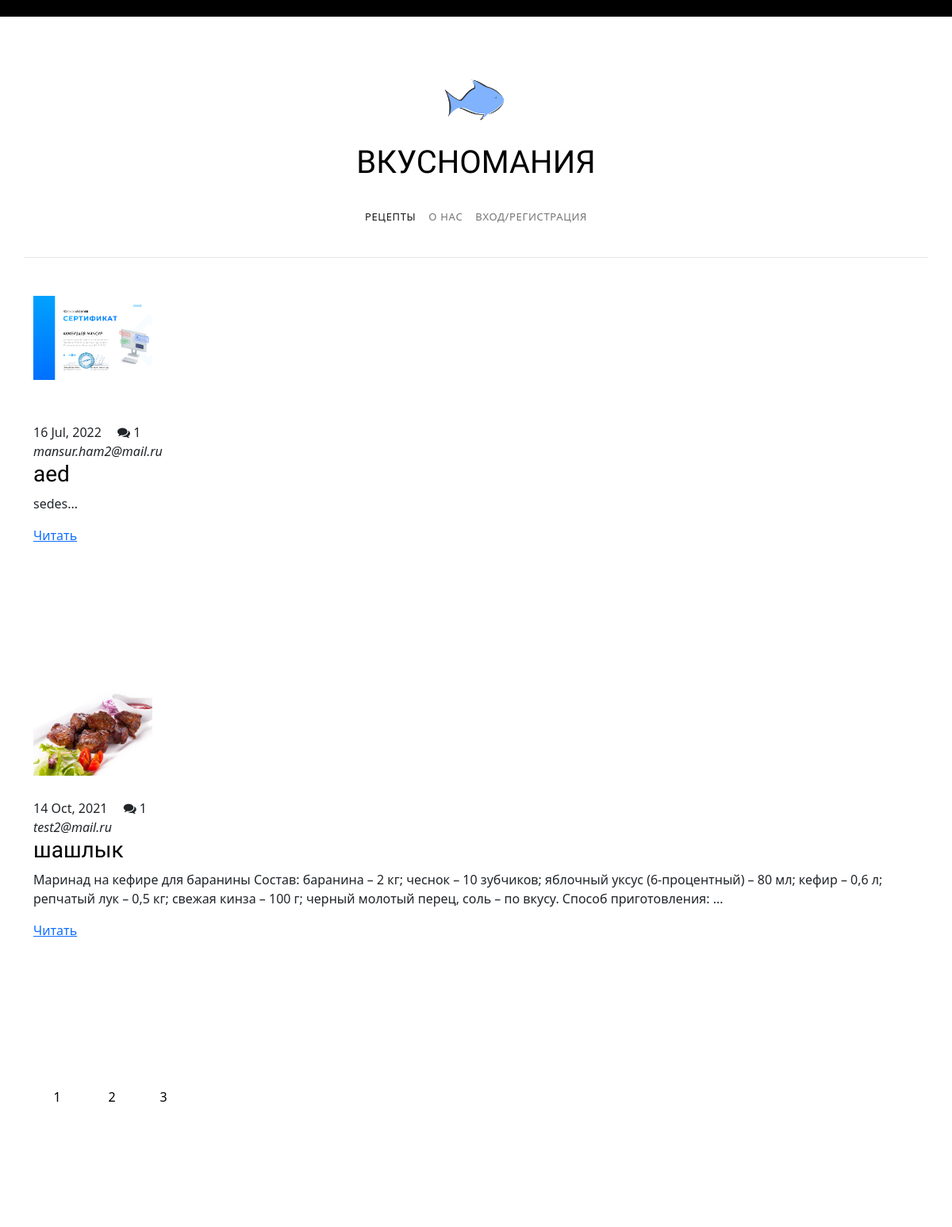
Before: / (upper part) with the older database file.
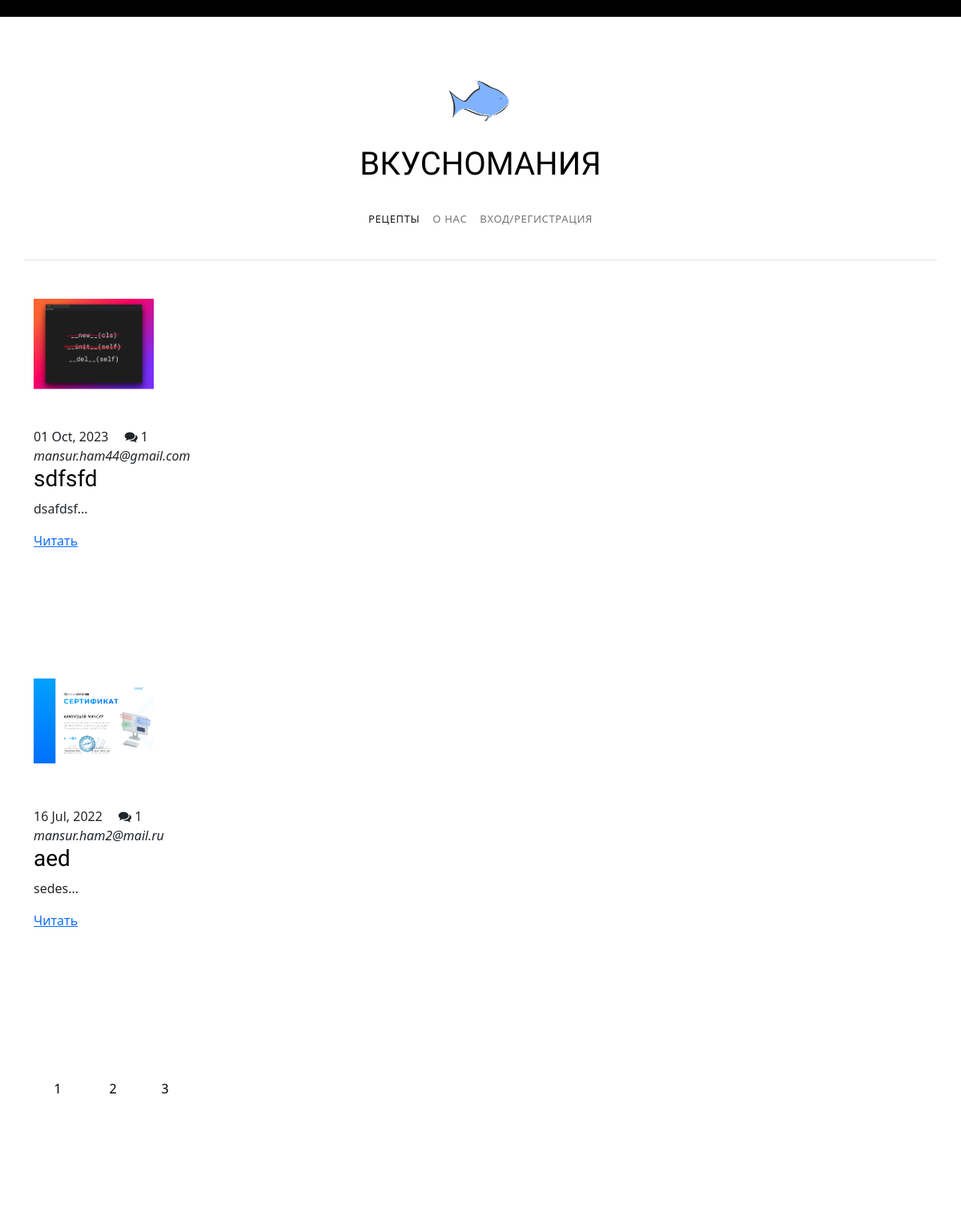
After: the same page with the newer database file.
### blog/models.py (models this page shows, shortened)
class Post(db.Model):
    __tablename__ = 'posts'
    id = db.Column(db.Integer(), primary_key=True)
    title = db.Column(db.String(50), nullable=False)
    content = db.Column(db.String(), nullable=False)
    date_posted = db.Column(
        db.DateTime(), nullable=False, default=datetime.now)
    image = db.Column(db.String(), nullable=False)
    user_id = db.Column(db.Integer(), db.ForeignKey(
        'users.id'), nullable=False)
    comments = db.relationship('Comment', backref='post', lazy=True)

class User(db.Model, UserMixin):
    __tablename__ = 'users'
    id = db.Column(db.Integer(), primary_key=True)
    email = db.Column(db.String(), nullable=False, unique=True)
    password = db.Column(db.String(), nullable=False)
    IsAdmin = db.Column(db.Boolean, default=False)
    posts = db.relationship('Post', backref='author', lazy=True)
    def __repr__(self) -> str:
        return self.email

### blog/routes.py (the view)
@app.route('/')
def index():
    page = request.args.get('page', 1, type=int)
    posts = Post.query.order_by(Post.date_posted.desc()).paginate(page=page,
                                                                  per_page=2)
    return render_template('index.html', posts=posts)

### blog/templates/index.html (shortened to what this page needs)
{% extends 'base.html' %}
{% block content %}
{% for post in posts.items %}
<section class="site-section pt-5">
  <div class="container">
    <div class="row">
      <div class="col-md-12">
            <a href="{{url_for('blog_single', post_id=post.id)}}">
              <div class="gallery3">
              <div class="ramka"> <img src="{{ url_for('static', filename='images/' + post.image) }}"  alt=""> </div>
            </div>
            </a>
              <div class="text half-to-full">
                <div class="post-meta">
                  <span class="mr-2">{{ post.date_posted.strftime('%d %b, %Y') }}</span>
                  <span class="ml-2"> <span class="fa fa-comments"></span> {{post.comments|length}} </span>
                </div>
                <i class="lnr lnr-user">{{ post.author }}</i>
                <h3>{{ post.title }}</h3>
                <p> {{ post.content [:250] }}...</p>
                <a href="{{url_for('blog_single', post_id=post.id)}}">Читать</a>
              </div>
          </div>
        </div>
      </div>
        </section>
          {% endfor %}
          <section class="site-section pt-5">
            <div class="container">
              <div class="row">
                <div class="col-md-12">
                    <div>
              {% for page_num in posts.iter_pages(left_edge=1, right_edge=2, left_current=2, right_current=2) %}
              {% if page_num %}
                  {% if page_num == posts.page %}
            <ul class="pagination">
              <li><a href="{{url_for('index', page=page_num)}}"> {{ page_num }} </a></li>
         </ul>
            {% else %}
            <ul class="pagination">
              <li><a href="{{url_for('index', page=page_num)}}"> {{ page_num }} </a></li>
              {% endif %}
              {% else %}
              ...
              {% endif %}
          {% endfor %}
      </ul>
      </div>
    </div>
  </div>
</div>
</section>
{% endblock %}

Changed rows visible on the page:
no longer on this page (row unchanged): Post: image (picture), date_posted "14 Oct, 2021", comments|length "1", author "test2@mail.ru", title "шашлык", content "Маринад на кефире для баранины Состав: баранина – 2 кг; чеснок – 10 зубчиков; яблочный уксус (6-процентный) – 80 мл; кефир – 0,6 л; репчатый лук – 0,5 кг; свежая кинза – 100 г; черный молотый перец, соль – по вкусу. Способ приготовления:"
added Post: image (picture), date_posted "01 Oct, 2023", comments|length "1", author "mansur.ham44@gmail.com", title "sdfsfd", content "dsafdsf"
